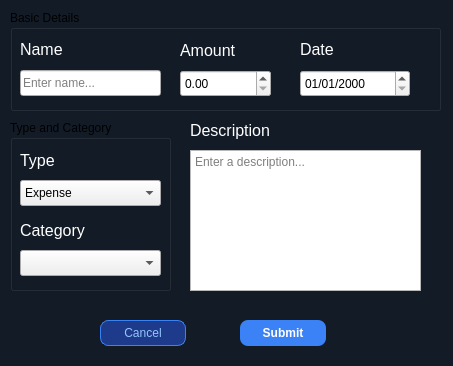
<?xml version="1.0" encoding="UTF-8"?>
<ui version="4.0">
 <class>Dialog</class>
 <widget class="QDialog" name="Dialog">
  <property name="geometry">
   <rect>
    <x>0</x>
    <y>0</y>
    <width>453</width>
    <height>366</height>
   </rect>
  </property>
  <property name="windowTitle">
   <string>Log Transaction</string>
  </property>
  <property name="styleSheet">
   <string notr="true">QDialog {
background-color: rgb(19, 27, 38);
}</string>
  </property>
  <widget class="QGroupBox" name="basicDetails">
   <property name="geometry">
    <rect>
     <x>10</x>
     <y>10</y>
     <width>431</width>
     <height>101</height>
    </rect>
   </property>
   <property name="title">
    <string>Basic Details</string>
   </property>
   <widget class="QLabel" name="addNameLabel">
    <property name="geometry">
     <rect>
      <x>10</x>
      <y>30</y>
      <width>81</width>
      <height>18</height>
     </rect>
    </property>
    <property name="text">
     <string>&lt;html&gt;&lt;head/&gt;&lt;body&gt;&lt;p&gt;&lt;span style=&quot; font-size:12pt; color:#ffffff;&quot;&gt;Name&lt;/span&gt;&lt;/p&gt;&lt;/body&gt;&lt;/html&gt;</string>
    </property>
   </widget>
   <widget class="QLineEdit" name="addNameInput">
    <property name="geometry">
     <rect>
      <x>10</x>
      <y>60</y>
      <width>141</width>
      <height>26</height>
     </rect>
    </property>
    <property name="placeholderText">
     <string>Enter name...</string>
    </property>
   </widget>
   <widget class="QLabel" name="addAmountLabel">
    <property name="geometry">
     <rect>
      <x>170</x>
      <y>30</y>
      <width>101</width>
      <height>21</height>
     </rect>
    </property>
    <property name="text">
     <string>&lt;html&gt;&lt;head/&gt;&lt;body&gt;&lt;p&gt;&lt;span style=&quot; font-size:12pt; color:#ffffff;&quot;&gt;Amount&lt;/span&gt;&lt;/p&gt;&lt;/body&gt;&lt;/html&gt;</string>
    </property>
   </widget>
   <widget class="QDoubleSpinBox" name="addAmountInput">
    <property name="geometry">
     <rect>
      <x>170</x>
      <y>60</y>
      <width>91</width>
      <height>27</height>
     </rect>
    </property>
    <property name="maximum">
     <double>100000.000000000000000</double>
    </property>
   </widget>
   <widget class="QLabel" name="addDateLabel">
    <property name="geometry">
     <rect>
      <x>290</x>
      <y>30</y>
      <width>81</width>
      <height>18</height>
     </rect>
    </property>
    <property name="text">
     <string>&lt;html&gt;&lt;head/&gt;&lt;body&gt;&lt;p&gt;&lt;span style=&quot; font-size:12pt; color:#ffffff;&quot;&gt;Date&lt;/span&gt;&lt;/p&gt;&lt;/body&gt;&lt;/html&gt;</string>
    </property>
   </widget>
   <widget class="QDateEdit" name="selectDateInput">
    <property name="geometry">
     <rect>
      <x>290</x>
      <y>60</y>
      <width>110</width>
      <height>27</height>
     </rect>
    </property>
    <property name="displayFormat">
     <string>dd/MM/yyyy</string>
    </property>
   </widget>
  </widget>
  <widget class="QPushButton" name="cancelButton">
   <property name="geometry">
    <rect>
     <x>100</x>
     <y>320</y>
     <width>86</width>
     <height>26</height>
    </rect>
   </property>
   <property name="styleSheet">
    <string notr="true">QPushButton {
background-color: #1e3a8a;
color: #93c5fd;
border: 1px solid #3b82f6;
border-radius: 8px;
padding: 5px 10px;
}

QPushButton:hover {
background-color: #1e40af;
color: #ffffff;
border-color: #60a5fa;
}</string>
   </property>
   <property name="text">
    <string>Cancel</string>
   </property>
  </widget>
  <widget class="QTextEdit" name="addDescInput">
   <property name="geometry">
    <rect>
     <x>190</x>
     <y>150</y>
     <width>231</width>
     <height>141</height>
    </rect>
   </property>
   <property name="placeholderText">
    <string>Enter a description...</string>
   </property>
  </widget>
  <widget class="QPushButton" name="submitButton">
   <property name="geometry">
    <rect>
     <x>240</x>
     <y>320</y>
     <width>86</width>
     <height>26</height>
    </rect>
   </property>
   <property name="styleSheet">
    <string notr="true">QPushButton {
background-color: #3b82f6;
color: #ffffff;
border: none;
border-radius: 8px;
padding: 5px 10px;
font-weight: 600;
}

QPushButton:hover {
background-color: #2563eb;
}

QPushButton:pressed {
background-color: #1d4ed8;
}</string>
   </property>
   <property name="text">
    <string>Submit</string>
   </property>
  </widget>
  <widget class="QLabel" name="addDescLabel">
   <property name="geometry">
    <rect>
     <x>190</x>
     <y>120</y>
     <width>151</width>
     <height>21</height>
    </rect>
   </property>
   <property name="text">
    <string>&lt;html&gt;&lt;head/&gt;&lt;body&gt;&lt;p&gt;&lt;span style=&quot; font-size:12pt; color:#ffffff;&quot;&gt;Description&lt;/span&gt;&lt;/p&gt;&lt;/body&gt;&lt;/html&gt;</string>
   </property>
  </widget>
  <widget class="QGroupBox" name="dropDowns">
   <property name="geometry">
    <rect>
     <x>10</x>
     <y>120</y>
     <width>161</width>
     <height>171</height>
    </rect>
   </property>
   <property name="title">
    <string>Type and Category</string>
   </property>
   <widget class="QComboBox" name="selectCategoryInput">
    <property name="geometry">
     <rect>
      <x>10</x>
      <y>130</y>
      <width>141</width>
      <height>26</height>
     </rect>
    </property>
   </widget>
   <widget class="QComboBox" name="selectTypeInput">
    <property name="geometry">
     <rect>
      <x>10</x>
      <y>60</y>
      <width>141</width>
      <height>26</height>
     </rect>
    </property>
    <item>
     <property name="text">
      <string>Expense</string>
     </property>
    </item>
    <item>
     <property name="text">
      <string>Income</string>
     </property>
    </item>
   </widget>
   <widget class="QLabel" name="selectCategoryLabel">
    <property name="geometry">
     <rect>
      <x>10</x>
      <y>100</y>
      <width>121</width>
      <height>21</height>
     </rect>
    </property>
    <property name="text">
     <string>&lt;html&gt;&lt;head/&gt;&lt;body&gt;&lt;p&gt;&lt;span style=&quot; font-size:12pt; color:#ffffff;&quot;&gt;Category&lt;/span&gt;&lt;/p&gt;&lt;/body&gt;&lt;/html&gt;</string>
    </property>
   </widget>
   <widget class="QLabel" name="selectTypeLabel">
    <property name="geometry">
     <rect>
      <x>10</x>
      <y>30</y>
      <width>91</width>
      <height>21</height>
     </rect>
    </property>
    <property name="text">
     <string>&lt;html&gt;&lt;head/&gt;&lt;body&gt;&lt;p&gt;&lt;span style=&quot; font-size:12pt; color:#ffffff;&quot;&gt;Type&lt;/span&gt;&lt;/p&gt;&lt;/body&gt;&lt;/html&gt;</string>
    </property>
   </widget>
  </widget>
 </widget>
 <resources/>
 <connections/>
</ui>
